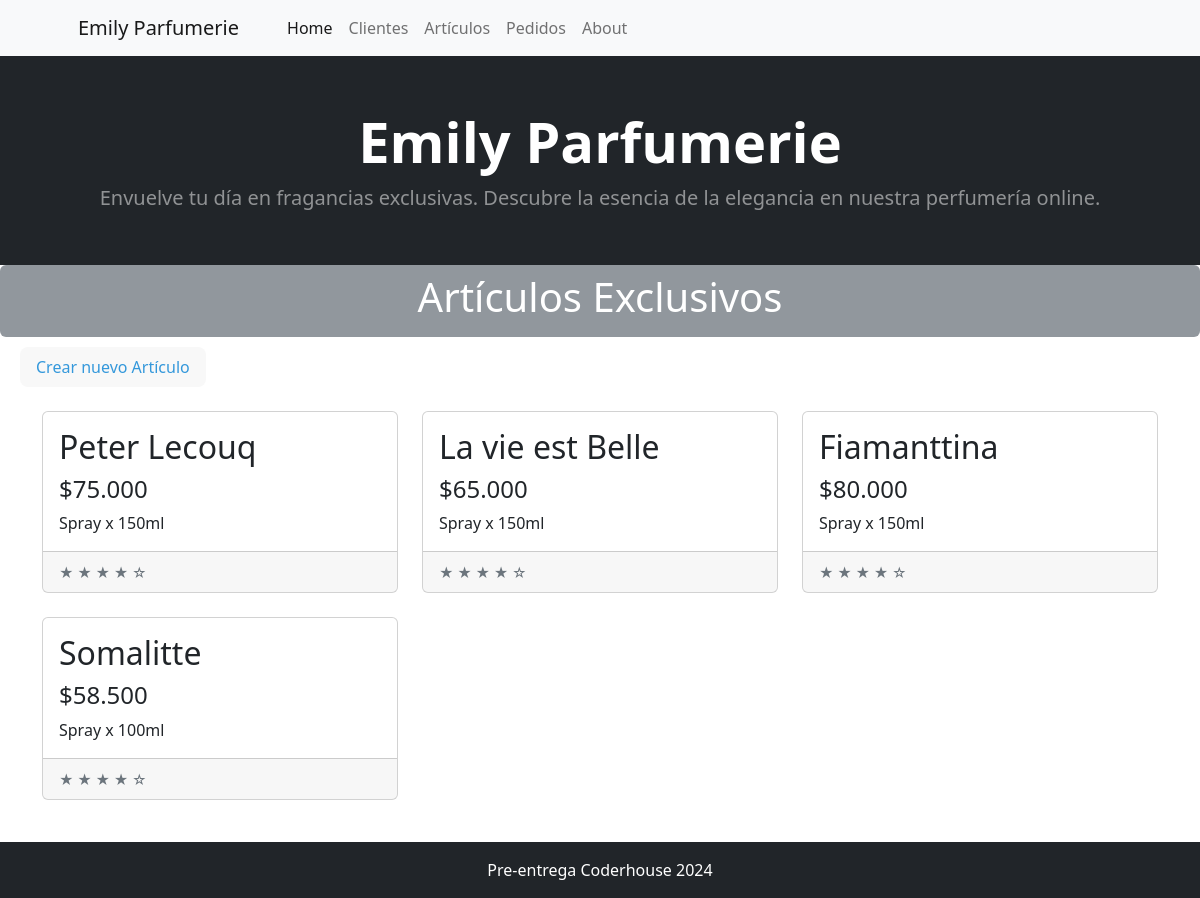
/articulo/articulo/, run on an earlier commit of the app's database.
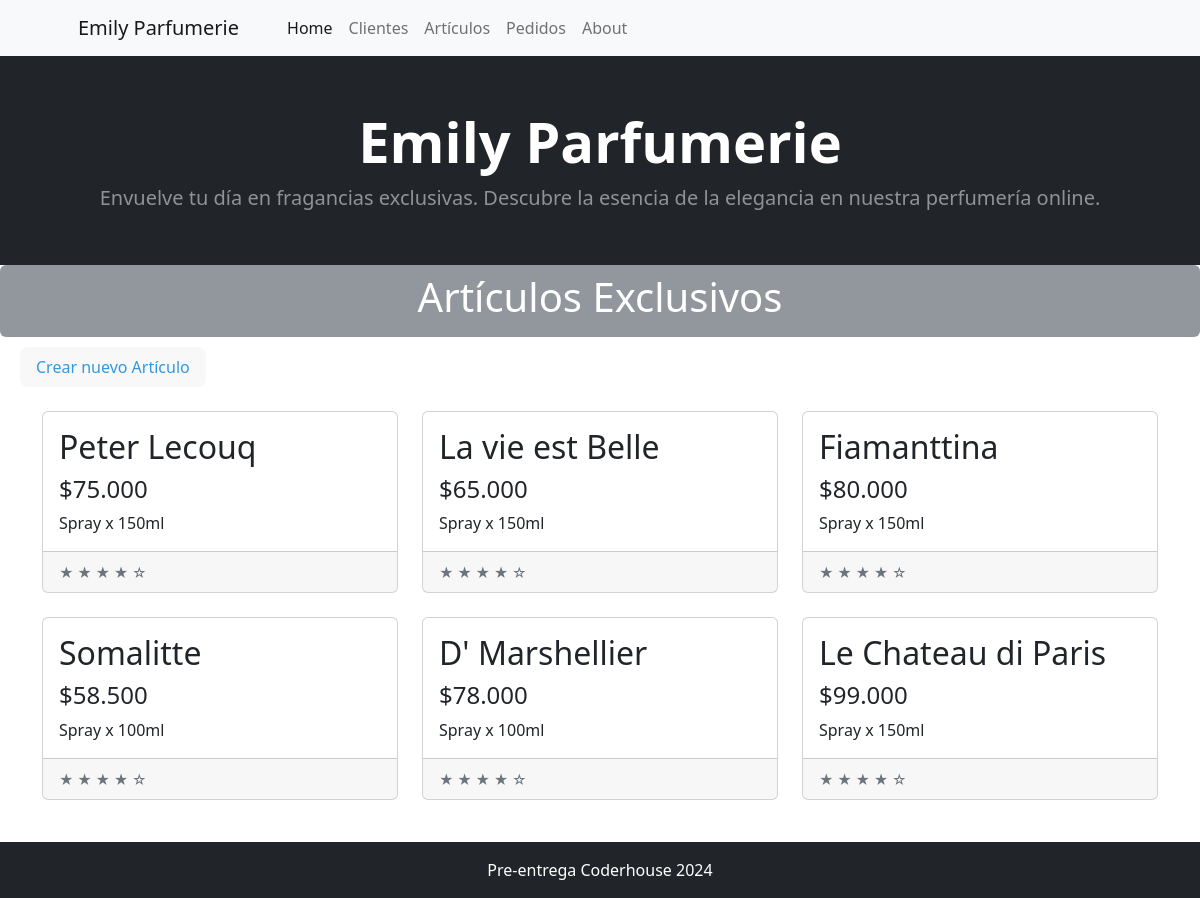
And on a later commit of the database.
### articulo/models.py (models this page shows, shortened)
class Articulo(models.Model):
    nombre = models.CharField(max_length=200, verbose_name='Nombre')
    descripcion = models.CharField(max_length=200, verbose_name='Descripción')
    precio =  models.CharField(max_length=200, verbose_name='Precio')
    class Meta:
        verbose_name_plural = "Artículos"
        verbose_name = 'Artículo'

### articulo/views.py (the view)
# urls.py: path("articulo/", views.home, name="home"),
def home(request):
    consulta_articulos = models.Articulo.objects.all()
    context = {"articulos": consulta_articulos}
    return render(request, "articulo/index.html", context)

### articulo/templates/articulo/index.html
{% extends 'core/base.html' %}
{% block titulo %}
    Artículos Exclusivos
{% endblock titulo %}
{% block contenido %}
<div style="margin-left: 20px; margin-top: 10px; display: inline-block; background-color: #f8f8f8; color: #3498db; padding: 8px 16px; border-radius: 8px;">
    <a href="{% url 'articulo:crear_articulo' %}" style="color: #3498db; text-decoration: none;">Crear nuevo Artículo</a>
</div>
    <div class="my-4">
        <div class="container">
            <div class="row">
                {% for articulo in articulos %}
                    <div class="col-lg-4 col-md-6 mb-4">
                        <div class="card h-100">
                            <div class="card-body">
                                <h2 class="card-title">{{ articulo.nombre }}</h2>
                                <h4 class="card-price">${{ articulo.precio }}</h4>
                                <p class="card-text">{{ articulo.descripcion }}</p>
                            </div>
                            <div class="card-footer">
                                <small class="text-muted">&#9733; &#9733; &#9733; &#9733; &#9734;</small>
                            </div>
                        </div>
                    </div>
                {% endfor %}
            </div>
        </div>
    </div>
<div style="height: 50px;"></div>
{% endblock contenido %}

What changed in the data, as far as the page shows it:
added Articulo: nombre "D' Marshellier", precio "78.000", descripcion "Spray x 100ml"
added Articulo: nombre "Le Chateau di Paris", precio "99.000", descripcion "Spray x 150ml"
